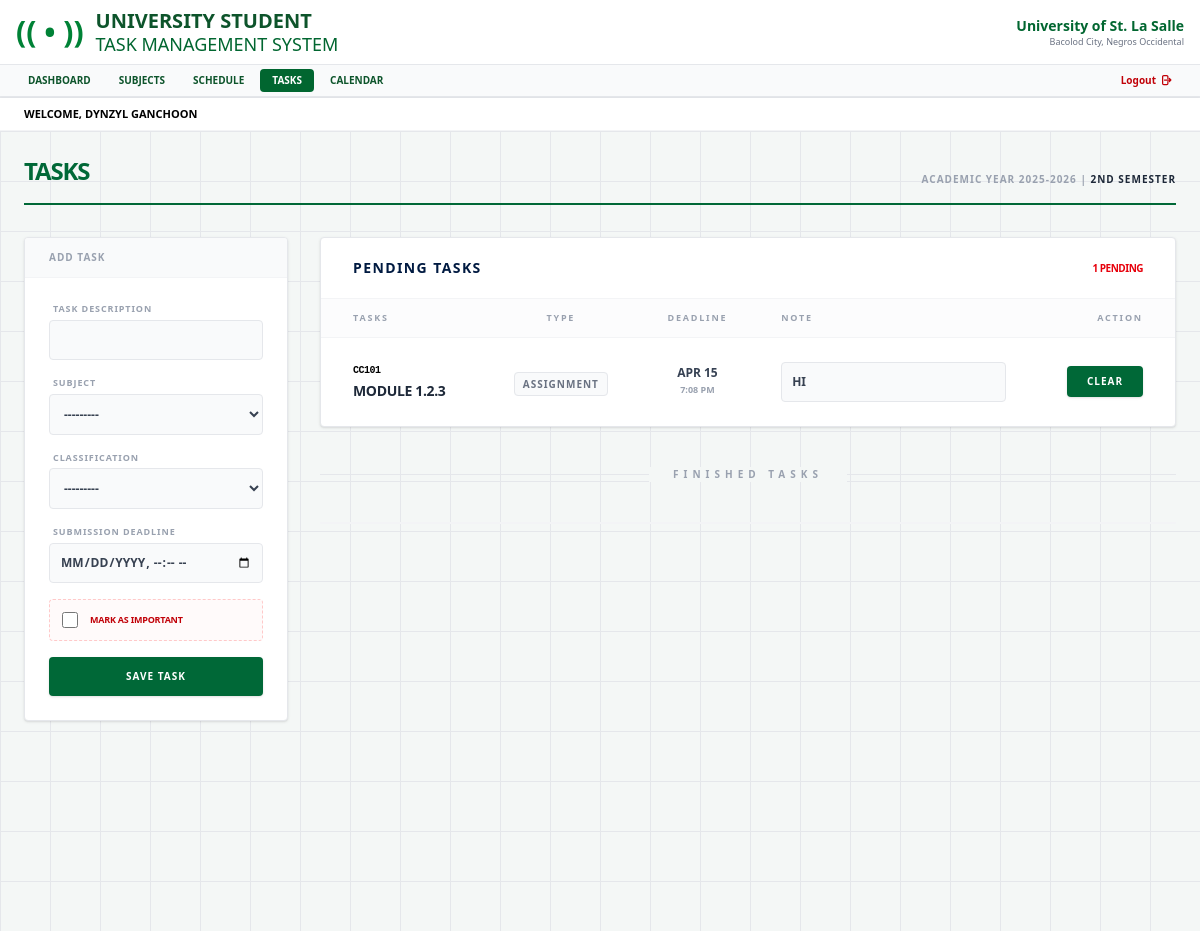
/add/ (signed in), run on the app's committed database.
### assignmenttracker/models.py (models this page shows, shortened)
class Task(models.Model):
    user = models.ForeignKey(User, on_delete=models.CASCADE)
    subject = models.ForeignKey(Subject, on_delete=models.CASCADE, related_name='tasks')
    title = models.CharField(max_length=200)
    due_date = models.DateTimeField()
    notes = models.TextField(null=True, blank=True)
    is_done = models.BooleanField(default=False)
    CATEGORY_CHOICES = [
        ('assignment', 'Assignment'),
        ('quiz', 'Quiz'),
        ('project', 'Project'),
        ('exam', 'Exam'),
    ]
    category = models.CharField(max_length=50, choices=CATEGORY_CHOICES)
    is_major = models.BooleanField(default=False)

class Subject(models.Model):
    user = models.ForeignKey(User, on_delete=models.CASCADE)
    code = models.CharField(max_length=20)
    name = models.CharField(max_length=100)
    days = models.CharField(max_length=20)
    start_time = models.TimeField()
    end_time = models.TimeField()
    color = models.CharField(max_length=20, default='bg-green-700')
    def __str__(self):
        return f"{self.code} - {self.name}"

### assignmenttracker/views.py (the view)
# urls.py: path('add/', views.add_assignment, name='add_assignment'),
@login_required
def add_assignment(request):
    if request.method == 'POST':
        form = AssignmentForm(request.POST)
        if form.is_valid():
            task = form.save(commit=False)
            task.user = request.user
            task.save()
            messages.success(request, "Task added to ledger.")
            return redirect('add_assignment')
    else:
        form = AssignmentForm()
        form.fields['subject'].queryset = Subject.objects.filter(user=request.user)
    active_tasks = Task.objects.filter(user=request.user, is_done=False).order_by('due_date')
    done_tasks = Task.objects.filter(user=request.user, is_done=True).order_by('-due_date')[:5]
    return render(request, 'assignmenttracker/add_assignment.html', {
        'active_tasks': active_tasks,
        'done_tasks': done_tasks,
        'form': form
    })

### assignmenttracker/forms.py
class AssignmentForm(forms.ModelForm):
    class Meta:
        model = Task
        fields = ['title', 'subject', 'due_date', 'category', 'is_major']
        widgets = {
            'title': forms.TextInput(attrs={
                'class': 'w-full border-b-2 border-gray-200 focus:border-green-600 outline-none py-2 text-lg font-bold placeholder-gray-300',
            }),
            'subject': forms.Select(attrs={
                'class': 'w-full border-b-2 border-gray-200 focus:border-green-600 outline-none py-2 font-bold bg-white'
            }),
            'category': forms.Select(attrs={
                'class': 'w-full border-b-2 border-gray-200 focus:border-green-600 outline-none py-2 font-bold bg-white'
            }),
            'due_date': forms.DateTimeInput(attrs={
                'class': 'w-full border-b-2 border-gray-200 focus:border-green-600 outline-none py-2 font-bold',
                'type': 'datetime-local'
            }),
            'is_major': forms.CheckboxInput(attrs={
                'class': 'w-5 h-5 text-red-600 border-gray-300 rounded focus:ring-red-500'
            }),
        }

### assignmenttracker/templates/assignmenttracker/add_assignment.html (shortened to what this page needs)
{% extends 'base.html' %}
{% load static %}
{% block content %}
<div class="bg-[#f4f7f6] min-h-screen p-6" style="background-image: linear-gradient(#e5e7eb 1px, transparent 1px), linear-gradient(90deg, #e5e7eb 1px, transparent 1px); background-size: 50px 50px;">
    <div class="max-w-6xl mx-auto">
        <div class="flex flex-col md:flex-row justify-between items-end border-b-2 border-[#006837] pb-4 mb-8">
            <div>
                <h2 class="text-2xl font-black text-[#006837] uppercase tracking-tighter">Tasks</h2>
            </div>
            <div class="text-right hidden md:block">
                <p class="text-[10px] font-black text-gray-400 uppercase tracking-widest">Academic Year 2025-2026 | <span class="text-gray-800">2nd Semester</span></p>
            </div>
        </div>
        <div class="grid grid-cols-1 lg:grid-cols-4 gap-8">
            <div class="lg:col-span-1">
                <div class="bg-white rounded shadow-sm border border-gray-200 overflow-hidden sticky top-6">
                    <div class="bg-gray-50 px-6 py-3 border-b border-gray-100">
                        <h3 class="text-[10px] font-black text-gray-400 uppercase tracking-widest">Add Task</h3>
                    </div>
                    <form method="POST" class="p-6 space-y-4">
                        <div>
                            <label class="block text-[9px] font-black text-gray-400 uppercase mb-1 ml-1 tracking-widest">Task Description</label>
                            {{ form.title }}
                        </div>
                        <div class="grid grid-cols-1 gap-4">
                            <div>
                                <label class="block text-[9px] font-black text-gray-400 uppercase mb-1 ml-1 tracking-widest">Subject</label>
                                {{ form.subject }}
                            </div>
                            <div>
                                <label class="block text-[9px] font-black text-gray-400 uppercase mb-1 ml-1 tracking-widest">Classification</label>
                                {{ form.category }}
                            </div>
                        </div>
                        <div>
                            <label class="block text-[9px] font-black text-gray-400 uppercase mb-1 ml-1 tracking-widest">Submission Deadline</label>
                            {{ form.due_date }}
                        </div>
                        <div class="flex items-center space-x-3 p-3 bg-red-50/40 border border-dashed border-red-200 rounded">
                            {{ form.is_major }}
                            <label class="text-[9px] font-black text-red-700 uppercase cursor-pointer leading-none tracking-tight">Mark as Important</label>
                        </div>
                        <button type="submit" class="w-full py-3 bg-[#006837] text-white font-black uppercase text-[10px] rounded shadow-sm hover:bg-green-800 transition-all tracking-widest active:scale-95">
                            Save Task
                        </button>
                    </form>
                </div>
            </div>
            <div class="lg:col-span-3 space-y-10">
                <div class="bg-white rounded shadow-sm border border-gray-200 overflow-hidden">
                    <div class="px-8 py-5 border-b border-gray-100 flex justify-between items-center">
                        <h3 class="text-sm font-black text-[#001a41] uppercase tracking-widest">Pending Tasks </h3>
                        <span class="text-[10px] font-black text-red-600 uppercase tracking-tighter">{{ active_tasks.count }} Pending</span>
                    </div>
                    <div class="overflow-x-auto">
                        <table class="w-full text-left">
                            <thead class="bg-gray-50/50 border-b border-gray-100">
                                <tr class="text-[9px] font-black text-gray-400 uppercase tracking-[0.2em]">
                                    <th class="px-8 py-3">Tasks</th>
                                    <th class="px-4 py-3 text-center">Type</th>
                                    <th class="px-8 py-3 text-center">Deadline</th>
                                    <th class="px-4 py-3">Note</th>
                                    <th class="px-8 py-3 text-right">Action</th>
                                </tr>
                            </thead>
                            <tbody class="divide-y divide-gray-50">
                                {% for task in active_tasks %}
                                <tr class="hover:bg-green-50/10 transition-colors group">
                                    <td class="px-8 py-6">
                                        <div class="flex items-center gap-2 mb-1">
                                            <span class="text-[10px] font-mono font-black uppercase tracking-tighter {{ task.subject.color|cut:'bg-'|add:'text-'|default:'text-[#006837]' }}">
                                                {{ task.subject.code }}
                                            </span>
                                        </div>
                                        <span class="text-sm font-black text-gray-800 uppercase block tracking-tight leading-tight">
                                            {{ task.title }}
                                        </span>
                                    </td>
                                    <td class="px-4 py-6 text-center">
                                        <span class="text-[10px] text-gray-500 font-black uppercase tracking-widest border border-gray-200 px-2 py-1 rounded bg-gray-50">
                                            {{ task.get_category_display }}
                                        </span>
                                    </td>
                                    <td class="px-8 py-6 text-center">
                                        <span class="text-xs font-black text-gray-700 uppercase block leading-none">
                                            {{ task.due_date|date:"M d" }}
                                        </span>
                                        <span class="text-[9px] text-gray-400 font-black  mt-1 block">
                                            {{ task.due_date|time:"g:i A" }}
                                        </span>
                                    </td>
                                    <td class="px-4 py-6 min-w-[150px]">
                                        <form action="{% url 'update_task_note' task.id %}" method="POST">
                                            <input type="text"
                                                   name="notes"
                                                   value="{{ task.notes|default:'' }}"
                                                   placeholder="ADD NOTE..."
                                                   onblur="if(this.value != '{{ task.notes|default:'' }}') this.form.submit()"
                                                   class="note-input w-full bg-transparent border-none text-[10px] font-bold text-gray-500 uppercase focus:ring-0 placeholder:text-gray-200 ">
                                        </form>
                                    </td>
                                    <td class="px-8 py-6 text-right">
                                        <a href="{% url 'mark_done' task.id %}"
                                           class="bg-[#006837] text-white px-5 py-2 rounded text-[10px] font-black uppercase tracking-widest hover:bg-black transition-all active:scale-95 inline-block shadow-sm">
                                            Clear
                                        </a>
                                    </td>
                                </tr>
                                {% empty %}
                                <tr>
                                    <td colspan="5" class="text-center py-20">
                                        <p class="text-gray-300 font-black uppercase text-xs  tracking-[0.3em]">No Pending Requirements</p>
                                    </td>
                                </tr>
                                {% endfor %}
                            </tbody>
                        </table>
                    </div>
                </div>
                <div class="relative flex items-center justify-center">
                    <div class="absolute inset-0 flex items-center"><div class="w-full border-t border-gray-200"></div></div>
                    <span class="relative px-6 bg-[#f4f7f6] text-[10px] font-black text-gray-400 uppercase tracking-[0.5em]">Finished Tasks</span>
                </div>
                <div class="bg-white/60 rounded-lg border border-gray-100 overflow-hidden">
                </div>
            </div>
        </div>
    </div>
</div>
{% endblock %}

### theme/templates/base.html (shortened to what this page needs)
{% load static tailwind_tags %}
<!DOCTYPE html>
<html lang="en">
<head>
    {% tailwind_css %}
</head>
<body class="bg-gray-100 font-sans leading-normal tracking-normal">
    <nav class="bg-white border-b border-gray-200">
        <div class="max-w-full px-4 py-2 flex justify-between items-center">
            <div class="flex items-center space-x-3">
                <div class="text-green-700 text-3xl font-bold">(( • ))</div>
                <div>
                    <h1 class="text-xl font-bold text-green-900 leading-tight uppercase">University Student</h1>
                    <h2 class="text-lg text-green-800 leading-tight uppercase">Task Management System</h2>
                </div>
            </div>
            <div class="flex items-center space-x-4">
                <div class="text-right hidden md:block">
                    <p class="text-green-800 font-bold text-sm">University of St. La Salle</p>
                    <p class="text-gray-500 text-xs text-[9px]">Bacolod City, Negros Occidental</p>
                </div>
            </div>
        </div>
        <div class="bg-gray-50 border-y border-gray-200">
            <div class="flex justify-between items-center px-4 py-1">
                <div class="flex space-x-1 text-[10px] font-bold uppercase text-purple-900 whitespace-nowrap overflow-x-auto">
                    <a href="{% url 'dashboard' %}" class="px-3 py-1 {% if request.resolver_match.url_name == 'dashboard' %}bg-green-800 text-white{% else %}hover:bg-green-700 hover:text-white text-green-900{% endif %} rounded transition-colors">Dashboard</a>
                    <a href="{% url 'subject_list' %}" class="px-3 py-1 {% if request.resolver_match.url_name == 'subject_list' %}bg-green-800 text-white{% else %}hover:bg-green-700 hover:text-white text-green-900{% endif %} rounded transition-colors">Subjects</a>
                    <a href="{% url 'schedule' %}" class="px-3 py-1 {% if request.resolver_match.url_name == 'schedule' %}bg-green-800 text-white{% else %}hover:bg-green-700 hover:text-white text-green-900{% endif %} rounded transition-colors">Schedule</a>
                    <a href="{% url 'add_assignment' %}" class="px-3 py-1 {% if request.resolver_match.url_name == 'add_assignment' %}bg-green-800 text-white{% else %}hover:bg-green-700 hover:text-white text-green-900{% endif %} rounded transition-colors">Tasks</a>
                     <a href="{% url 'calendar_view' %}" class="px-3 py-1 {% if request.resolver_match.url_name == 'calendar_view' %}bg-green-800 text-white{% else %}hover:bg-green-700 hover:text-white text-green-900{% endif %} rounded transition-colors">Calendar</a>
                </div>
                <div class="flex text-[10px] font-bold uppercase">
                    <form action="{% url 'logout' %}" method="post" class="inline">
                        <button type="submit" class="px-3 py-1 text-red-700 hover:bg-red-700 hover:text-white rounded transition-all flex items-center space-x-1">
                            <span>Logout</span>
                        </button>
                    </form>
                </div>
            </div>
        </div>
    </nav>
    <div class="bg-white px-6 py-2 border-b border-gray-100 shadow-sm">
        <p class="text-[11px] font-black text-black uppercase">
            Welcome, {{ user.first_name }} {{ user.last_name|default:"ALEAH JELEIN CORDOVA AREVALO" }}
        </p>
    </div>
    <main>
        {% block content %}
        {% endblock %}
    </main>
</body>
</html>

### assignmenttracker/templates/assignmenttracker/add_assignment.html (style rules this page uses)
input[type="text"], select, input[type="datetime-local"] { width: 100% !important; padding: 10px !important; background-color: #f9fafb !important; border: 1px solid #e5e7eb !important; border-radius: 4px !important; font-size: 12px !important; font-weight: 700 !important; color: #374151 !important; outline: none !important; text-transform: uppercase !important; transition: border-color 0.2s; }
.note-input { padding: 0 !important; margin: 0 !important; background-color: transparent !important; border: none !important; }
input[type="checkbox"] { width: 16px; height: 16px; accent-color: #006837; cursor: pointer; }

### data on the page
Task: subject.code "CC101", title "MODULE 1.2.3", category "ASSIGNMENT", due_date "APR 15", due_date "7:08 PM", notes "hi"

### other printed values
{{ user.first_name }} "DYNZYL"
{{ user.last_name|default:"ALEAH JELEIN CORDOVA AREVALO" }} "GANCHOON"
{{ active_tasks.count }} "1"
